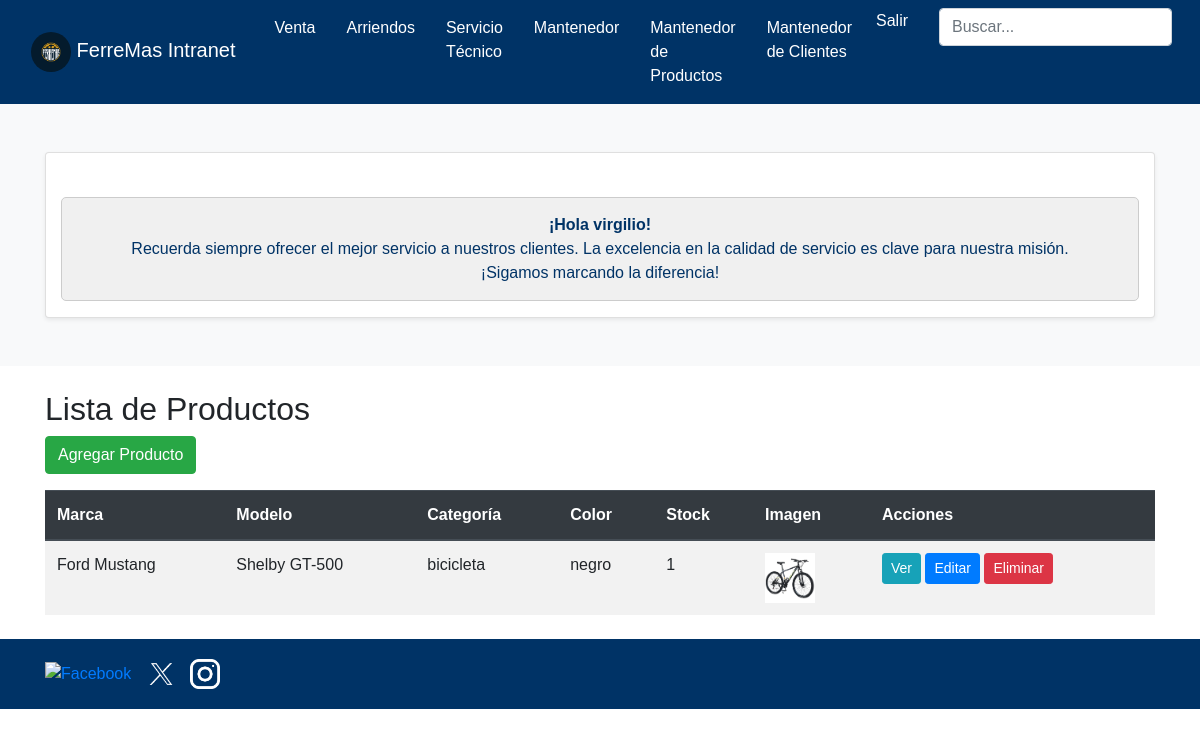
The app's page /mantenedor_productos/ (signed in), older data.
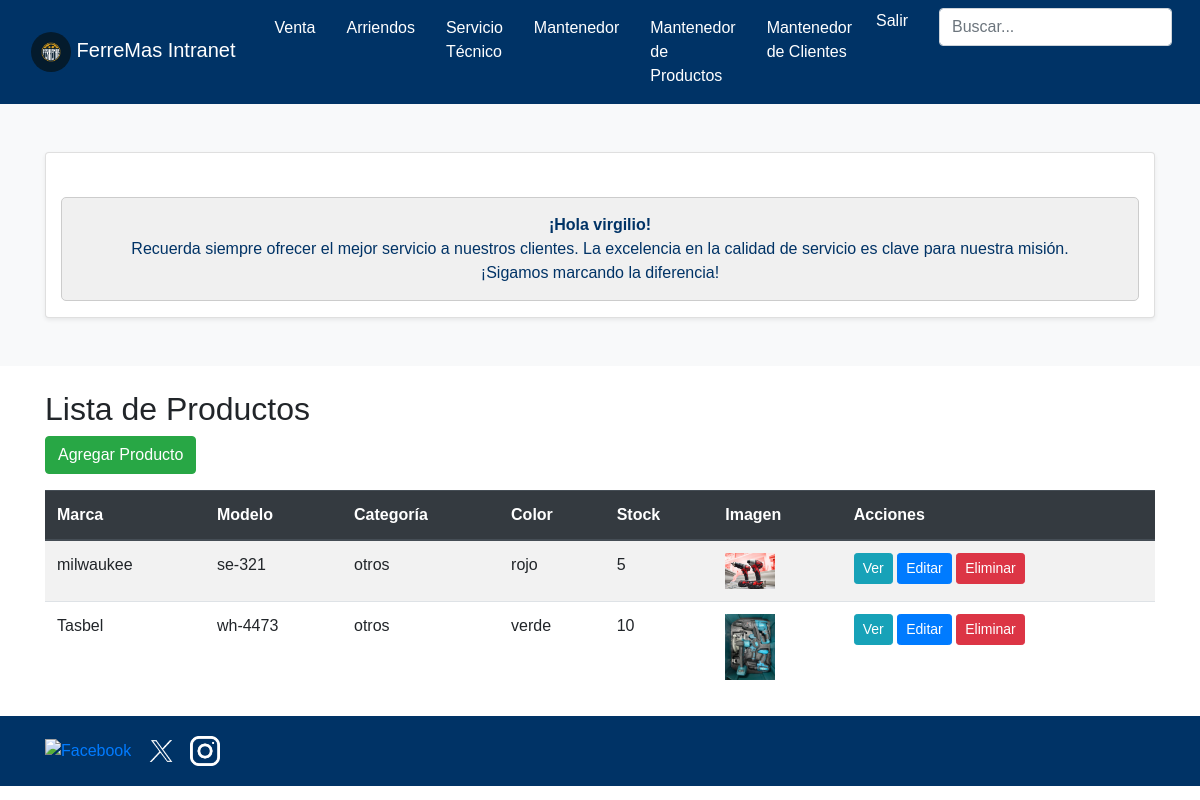
The same page, newer data.
### core/models.py (models this page shows, shortened)
class Producto(models.Model):
    categoria = models.CharField(
        max_length=100,
        choices=[
            ('seguridad', 'Seguridad'),
            ('casco', 'Casco'),
            ('guantes', 'Guantes'),
            ('ropa', 'Ropa'),
            ('goggles', 'Goggles'),
            ('otros', 'Otros'),
        ]
    )
    name = models.CharField(max_length=100)
    descripcion = models.CharField(max_length=100)
    marca = models.CharField(max_length=100)
    modelo = models.CharField(max_length=100)
    color = models.CharField(max_length=100)
    stock = models.IntegerField()
    precio = models.DecimalField(max_digits=10, decimal_places=2, default=0)
    destacado = models.BooleanField(default=False)
    imagen = models.ImageField(upload_to='productos/', null=True, blank=True)

### core/views.py (the view)
# urls.py: path('mantenedor_productos/', mantenedor_productos, name='mantenedor_productos'),
@staff_required
def mantenedor_productos(request):
    productos = Producto.objects.all()
    return render(request, 'core/mantenedor_productos.html', {'productos': productos})

### core/context_processors.py (called while the page is built)
def carrito_contador(request):
    return {'cantidad_productos': contar_items(request)}

### core/views.py (called while the page is built)
def contar_items(request):
    if request.user.is_authenticated:
        cantidad_productos = CarritoItem.objects.filter(usuario=request.user).aggregate(Sum('cantidad'))['cantidad__sum'] or 0
    else:
        cantidad_productos = 0
    return cantidad_productos

### core/templates/core/mantenedor_productos.html
{% extends "core/base_intranet.html" %}
        {% block content %}
    <main class="container mt-4">
        <h2>Lista de Productos</h2>
        <a href="{% url 'productos_nuevo' %}" class="btn btn-success mb-3">Agregar Producto</a>
        <table class="table table-striped">
            <thead class="thead-dark">
                <tr>
                    <th>Marca</th>
                    <th>Modelo</th>
                    <th>Categoría</th>
                    <th>Color</th>
                    <th>Stock</th>
                    <th>Imagen</th>
                    <th>Acciones</th>
                </tr>
            </thead>
            <tbody>
                {% for producto in productos %}
                    <tr>
                        <td>{{ producto.marca }}</td>
                        <td>{{ producto.modelo }}</td>
                        <td>{{ producto.categoria }}</td>
                        <td>{{ producto.color }}</td>
                        <td>{{ producto.stock }}</td>
                        <td>
                            {% if producto.imagen %}
                                <img src="{{ producto.imagen.url }}" alt="{{ producto.marca }} {{ producto.modelo }}" width="50">
                            {% else %}
                                No Image
                            {% endif %}
                        </td>
                        <td>
                            <a href="{% url 'productos_detalle' producto.pk %}"class="btn btn-info btn-sm">Ver</a>
                            <a href="{% url 'productos_actualiza' producto.pk %}" class="btn btn-primary btn-sm">Editar</a>
                            <a href="{% url 'productos_eliminar' producto.pk %}" class="btn btn-danger btn-sm">Eliminar</a>
                        </td>
                    </tr>
                {% endfor %}
            </tbody>
        </table>
    </main>
        {% endblock %}

Row changes from the older to the newer data that the page shows:
removed Producto: marca "Ford Mustang", modelo "Shelby GT-500", categoria "bicicleta", color "negro", stock "1", imagen (picture)
added Producto: marca "milwaukee", modelo "se-321", categoria "otros", color "rojo", stock "5", imagen (picture)
added Producto: marca "Tasbel", modelo "wh-4473", categoria "otros", color "verde", stock "10", imagen (picture)
